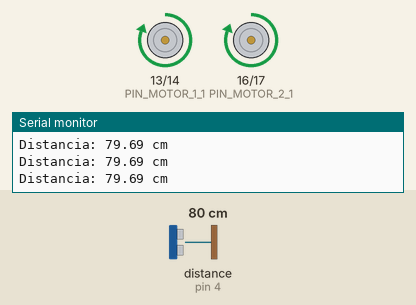
Recording of a sketch running on a simulated Arduino Uno, built with avr-gcc and run on an emulated ATmega328P. Shown: motor-driver pin pairs drawn as motors (green arrow = first pin HIGH = forward, orange = second pin HIGH = backward, longer = more drive), the last lines printed to the serial monitor. Wiring (inferred from the names in the program): ultrasonic range finder: trigger pin 5; echo pin 4. The test bench sets the inputs (shaded band); at power-on: distance to the obstacle (sensor on pin 4) 80 cm. The echo pulse lasts 58.3 µs per cm.

Above: at 1.2 s.
1.3 s: distance to the obstacle (sensor on pin 4) set to 34 cm
2.8 s: distance to the obstacle (sensor on pin 4) set to 29 cm
At 3.4 s:
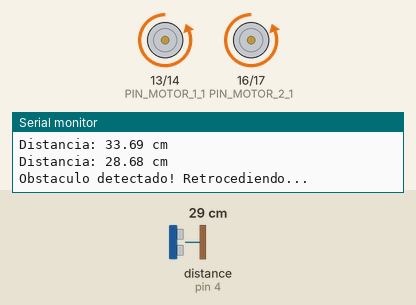
At 4.2 s:
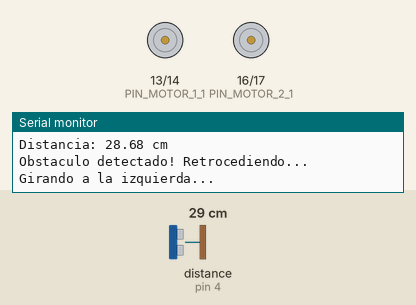
5.8 s: distance to the obstacle (sensor on pin 4) set to 35 cm
7.3 s: distance to the obstacle (sensor on pin 4) set to 2 cm
At 8.44 s:
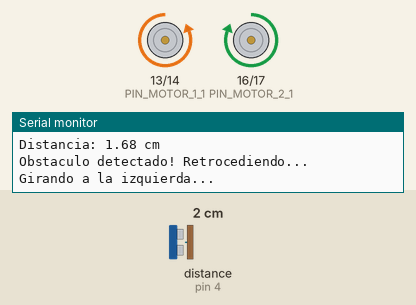
Timing chart, 0 to 11.3 s (numbered marks = the images above; inputs shaded):
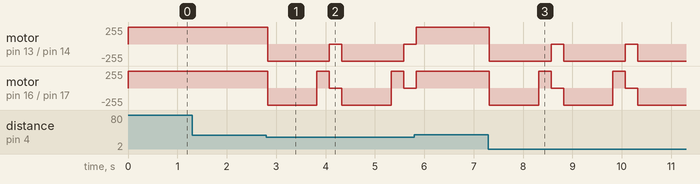

Measured:
- the behaviour switches between 31 and 30 cm on distance to the obstacle (sensor on pin 4) (found by bisection; images 0 and 1)

The sketch:

clase7_movimiento_giro_con_sensor.ino
```cpp
// Pines Sensor Ultrasónico
const int PIN_DISPARO = 5;
const int PIN_ECO = 4;

// Pines Puente H (Motores)
const int PIN_MOTOR_1_1 = 13;
const int PIN_MOTOR_1_2 = 14;
const int PIN_MOTOR_2_1 = 16;
const int PIN_MOTOR_2_2 = 17;

float distancia;

void setup() {
  Serial.begin(9600);

  // Configuración de pines
  pinMode(PIN_DISPARO, OUTPUT);
  pinMode(PIN_ECO, INPUT);

  pinMode(PIN_MOTOR_1_1, OUTPUT);
  pinMode(PIN_MOTOR_1_2, OUTPUT);
  pinMode(PIN_MOTOR_2_1, OUTPUT);
  pinMode(PIN_MOTOR_2_2, OUTPUT);

  Serial.println("Robot iniciado...");
}

void loop() {
  distancia = leerDistancia();
  Serial.print("Distancia: ");
  Serial.print(distancia);
  Serial.println(" cm");

  if (distancia > 0 && distancia <= 30) {
    // 1. Obstáculo detectado: Retroceder 1 segundo
    Serial.println("Obstaculo detectado! Retrocediendo...");
    moverAtras();
    delay(1000);

    // 2. Girar a la izquierda (ángulo < 45°)
    // Para girar a la izquierda: motor derecho adelante, motor izquierdo atras
    Serial.println("Girando a la izquierda...");
    girarIzquierda();
    delay(250); // Ajusta este tiempo para que el giro sea < 45 grados

    detenerMotores();
    delay(200); // Pequeña pausa de estabilidad
  } else {
    // Si no hay obstáculos, seguir adelante
    moverAdelante();
  }

  delay(50); // Pequeña espera para estabilidad del sensor
}

// --- FUNCIONES DE MOVIMIENTO ---

void moverAdelante() {
  digitalWrite(PIN_MOTOR_1_1, HIGH);
  digitalWrite(PIN_MOTOR_1_2, LOW);
  digitalWrite(PIN_MOTOR_2_1, HIGH);
  digitalWrite(PIN_MOTOR_2_2, LOW);
}

void moverAtras() {
  digitalWrite(PIN_MOTOR_1_1, LOW);
  digitalWrite(PIN_MOTOR_1_2, HIGH);
  digitalWrite(PIN_MOTOR_2_1, LOW);
  digitalWrite(PIN_MOTOR_2_2, HIGH);
}

void girarIzquierda() {
  // Motor 1 (Izquierdo) hacia atrás, Motor 2 (Derecho) hacia adelante
  digitalWrite(PIN_MOTOR_1_1, LOW);
  digitalWrite(PIN_MOTOR_1_2, HIGH);
  digitalWrite(PIN_MOTOR_2_1, HIGH);
  digitalWrite(PIN_MOTOR_2_2, LOW);
}

void detenerMotores() {
  digitalWrite(PIN_MOTOR_1_1, LOW);
  digitalWrite(PIN_MOTOR_1_2, LOW);
  digitalWrite(PIN_MOTOR_2_1, LOW);
  digitalWrite(PIN_MOTOR_2_2, LOW);
}

// --- FUNCIÓN SENSOR ---

float leerDistancia() {
  digitalWrite(PIN_DISPARO, LOW);
  delayMicroseconds(2);
  digitalWrite(PIN_DISPARO, HIGH);
  delayMicroseconds(10);
  digitalWrite(PIN_DISPARO, LOW);

  long tiempo = pulseIn(PIN_ECO, HIGH);
  float d = tiempo / 58.3; // Conversión a cm
  return d;
}
```
